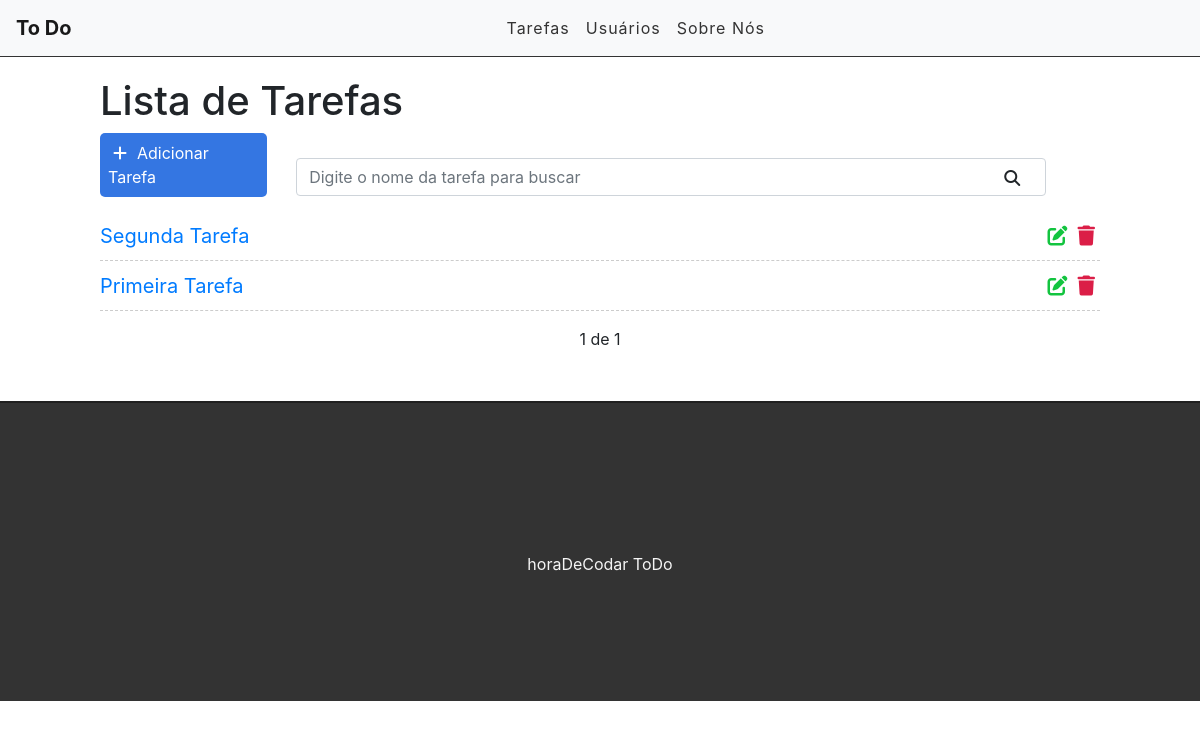
The app's page /, older data.
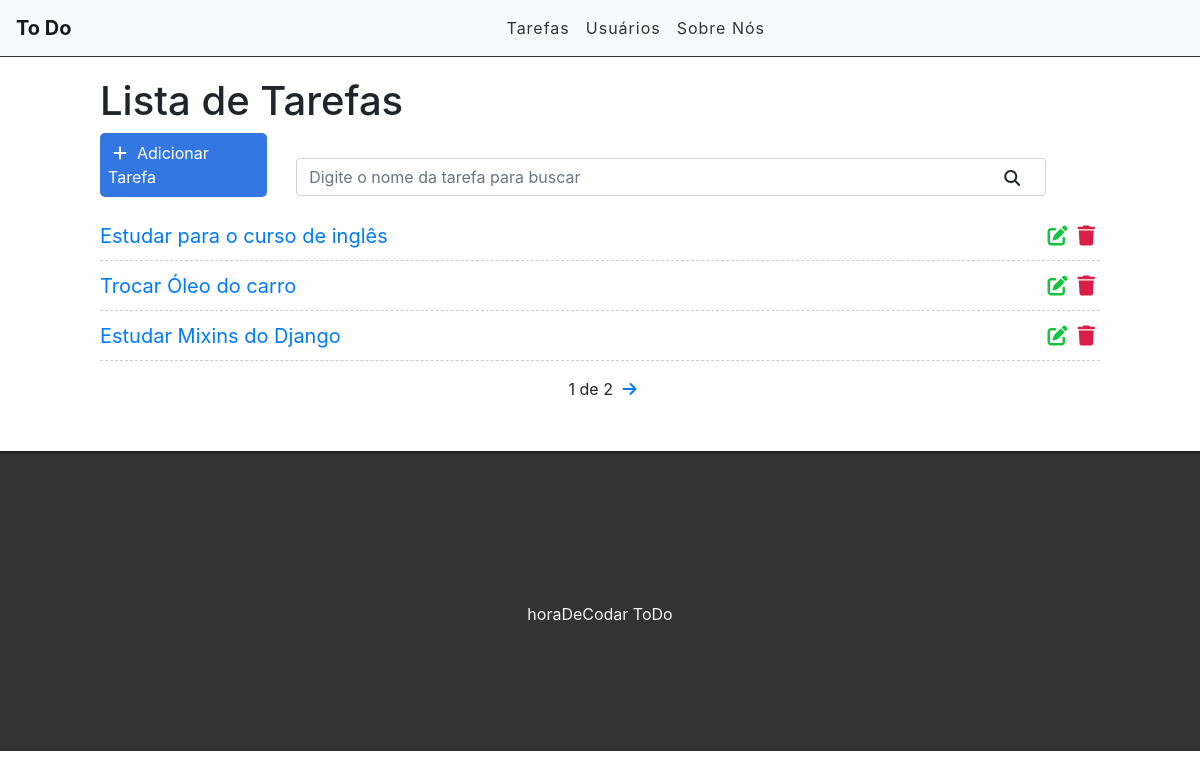
The same page, newer data.
### tasks/models.py (models this page shows, shortened)
class Task(models.Model):
    STATUS = (
        ('doing', 'Doing'),
        ('done', 'Done'),
    )
    title = models.CharField(max_length=255)
    description = models.TextField()
    done = models.CharField(
        max_length=5,
        choices=STATUS,
    )
    created_at = models.DateTimeField(auto_now_add=True)
    updated_at = models.DateTimeField(auto_now=True)

### tasks/views.py (the view)
# urls.py: path('', views.taskList, name='task-list'),
def taskList(request):
    tasks_list = Task.objects.all().order_by('-created_at')
    paginator = Paginator(tasks_list, 3)
    page = request.GET.get('page')
    tasks = paginator.get_page(page)
    return render(request, 'tasks/list.html', {'tasks': tasks})

### tasks/templates/tasks/list.html (shortened to what this page needs)
{% extends 'base.html' %}
{% block content %}
<div class="offset-1 col-10 list-div">
	<h1>Lista de Tarefas</h1>
	<a id="add-link" href="newtask/">
		<div class="col-2 add-div">
			<i class="fas fa-plus"></i>Adicionar Tarefa
		</div>
	</a>
	<div class="col-9 search-div">
		<input class="form-control" type="text" id="search" name="search" placeholder="Digite o nome da tarefa para buscar">
		<i class="fas fa-search"></i>
	</div>
	<ul class="task-list">
		{% for task in tasks %}
		<li class="task-item">
			<span><a href="/task/{{task.id}}">{{task.title}}</a></span>
			<a href="delete/{{task.id}}" class="delete-btn"><span><i class="fas fa-trash"></i></span></a>
			<a href="edit/{{task.id}}"><span><i class="fas fa-edit"></i></span></a>
		</li>
		{% endfor %}
	</ul>
	<div class="pagination">
		<span class="step-links">
			<span class="current">
				{{ tasks.number }} de {{ tasks.paginator.num_pages }}
			</span>
			{% if tasks.has_next %}
				<a href="?page={{ tasks.next_page_number }}"><i class="fas fa-arrow-right"></i></a>
			{% endif %}
		</span>
	</div>
</div>
{% endblock %}

Row changes from the older to the newer data that the page shows:
no longer on this page (row edited): Task: title "Segunda Tarefa"
no longer on this page (row edited): Task: title "Primeira Tarefa"
added Task: title "Estudar para o curso de inglês"
added Task: title "Trocar Óleo do carro"
added Task: title "Estudar Mixins do Django"
Text that changed along with them:
{{ tasks.paginator.num_pages }}: "1" → "2"
